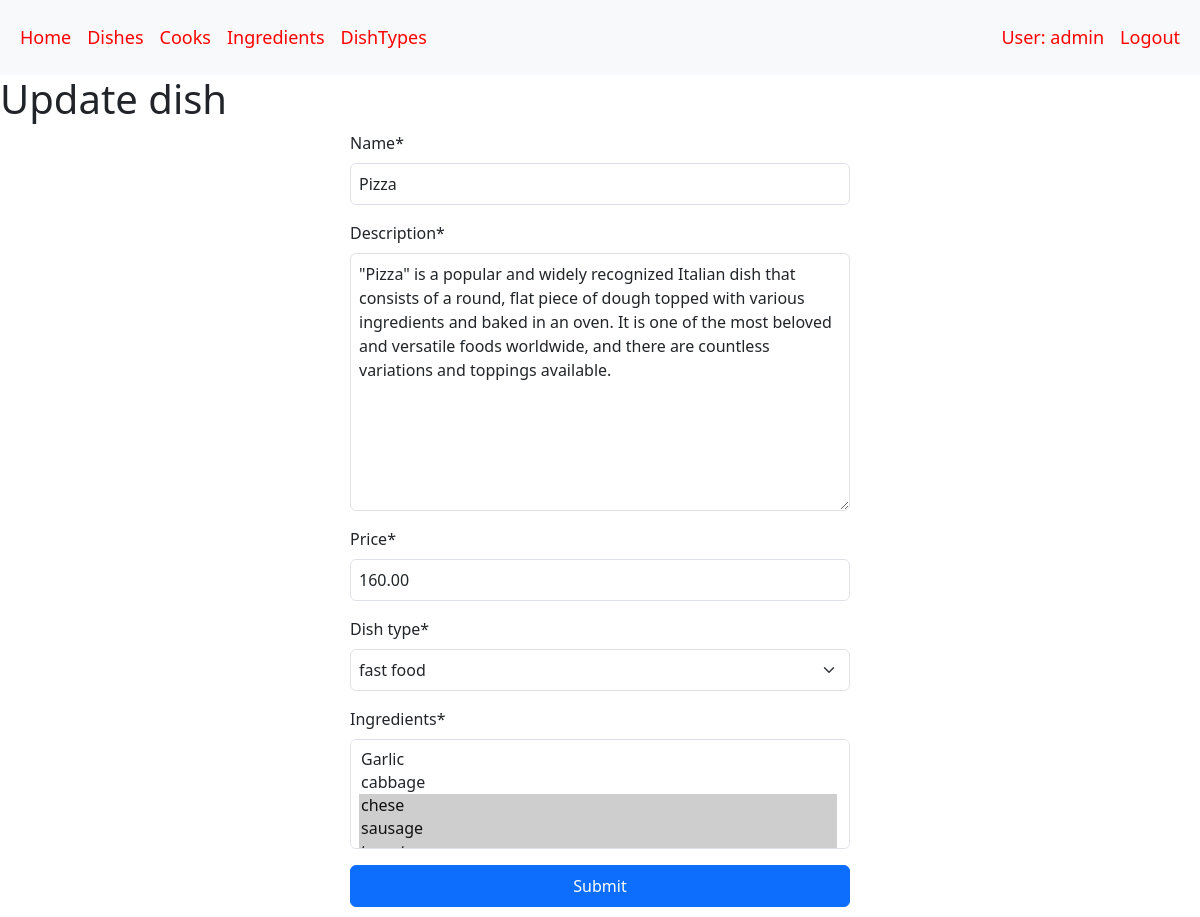
/dishes/1/update/ (signed in), run on the app's committed database.
### restaurant/models.py (models this page shows, shortened)
class Cook(AbstractUser):
    years_of_experience = models.IntegerField(default=0)
    class Meta:
        verbose_name = "cook"
        verbose_name_plural = "cooks"

class Dish(models.Model):
    name = models.CharField(max_length=255)
    description = models.TextField()
    price = models.DecimalField(max_digits=8, decimal_places=2)
    dish_type = models.ForeignKey(DishTypes, on_delete=models.CASCADE)
    ingredients = models.ManyToManyField(Ingredient, related_name="dishes")
    cooks = models.ManyToManyField(Cook, related_name="dishes", blank=True)

class DishTypes(models.Model):
    name = models.CharField(max_length=255, unique=True)
    class Meta:
        ordering = ["name"]
    def __str__(self):
        return f"{self.name}"

class Ingredient(models.Model):
    name = models.CharField(max_length=255, unique=True)
    class Meta:
        ordering = ["name"]
    def __str__(self):
        return f"{self.name}"

### restaurant/views.py (the view, shortened to what this page needs)
class DishUpdateView(LoginRequiredMixin, generic.UpdateView):
    model = Dish
    form_class = DishForm

### restaurant/forms.py
class DishForm(forms.ModelForm):
    ingredients = forms.ModelMultipleChoiceField(
        queryset=Ingredient.objects.all(),
        widget=forms.SelectMultiple,
    )
    class Meta:
        model = Dish
        fields = (
            "name",
            "description",
            "price",
            "dish_type",
            "ingredients"
        )

### templates/restaurant/dish_form.html (shortened to what this page needs)
{% extends "base.html" %}
{% load crispy_forms_filters %}
{% block content %}
  <h1>{{ object|yesno:"Update,Create" }} dish</h1>
  <form action="" method="post" novalidate class="create-form">
    {{ form|crispy }}
    <input type="submit" value="Submit" class="btn btn-primary">
  </form>
{% endblock %}

### templates/includes/header.html (shortened to what this page needs)
  <header>
    <nav class="navbar navbar-expand-lg bg-body-tertiary navbar-dark bg-gradient-dark z-index-3 py-3">
      <div class="container-fluid">
        <div class="collapse navbar-collapse" id="navbarSupportedContent">
          <ul class="navbar-nav me-auto mb-2 mb-lg-0">
            <li class="nav-item">
              <a class="nav-link{% if request.resolver_match.url_name == 'index' %} active{% endif %}"
              href="{% url 'restaurant:index' %}">Home</a>
            </li>
            <li class="nav-item">
              <a class="nav-link{% if request.resolver_match.url_name == 'dish-list' %} active{% endif %}"
              href="{% url 'restaurant:dish-list' %}">Dishes</a>
            </li>
            <li class="nav-item">
              <a class="nav-link{% if request.resolver_match.url_name == 'cook-list' %} active{% endif %}"
              href="{% url 'restaurant:cook-list' %}">Cooks</a>
            </li>
            <li class="nav-item">
              <a class="nav-link{% if request.resolver_match.url_name == 'ingredient-list' %} active{% endif %}"
              href="{% url 'restaurant:ingredient-list' %}">Ingredients</a>
            </li>
            <li class="nav-item">
              <a class="nav-link{% if request.resolver_match.url_name == 'dish-types-list' %} active{% endif %}"
              href="{% url 'restaurant:dish-types-list' %}">DishTypes</a>
            </li>
              </ul>
          <ul class="navbar-nav mb-2 mb-lg-0">
            {% if user.is_authenticated %}
                <li class="nav-item">
                  <a class="nav-link{% if request.resolver_match.url_name == 'cook-detail' %} active{% endif %}"
                  href="{% url 'restaurant:cook-detail' pk=user.id %}">User: {{ user.get_username }}</a></li>
                <li class="nav-item">
                  <a class="nav-link"
                  href="{% url 'logout' %}">Logout</a></li>
            {% endif %}
          </ul>
        </div>
      </div>
    </nav>
  </header>

### static/css/styles.css (style rules this page uses)
body { margin: 0; padding: 0; }
.navbar { font-size: 18px; background-color: red; }
.nav-link { color: red; }
.create-form { max-width: 500px; margin: auto; }
.create-form input, .create-form select, .create-form textarea { width: 100%; padding: 8px; margin-bottom: 10px; box-sizing: border-box; }

### data on the page
Cook: get_username "admin"
Dish: name "Pizza", description "\"Pizza\" is a popular and widely recognized Italian dish that consists of a round, flat piece of dough topped with various ingredients and baked in an oven. It is one of the most beloved and versatile foods worldwide, and there are countless variations and toppings available.", price "160.00", dish_type "fast food"

### other printed values
{{ object|yesno:"Update,Create" }} "Update"
